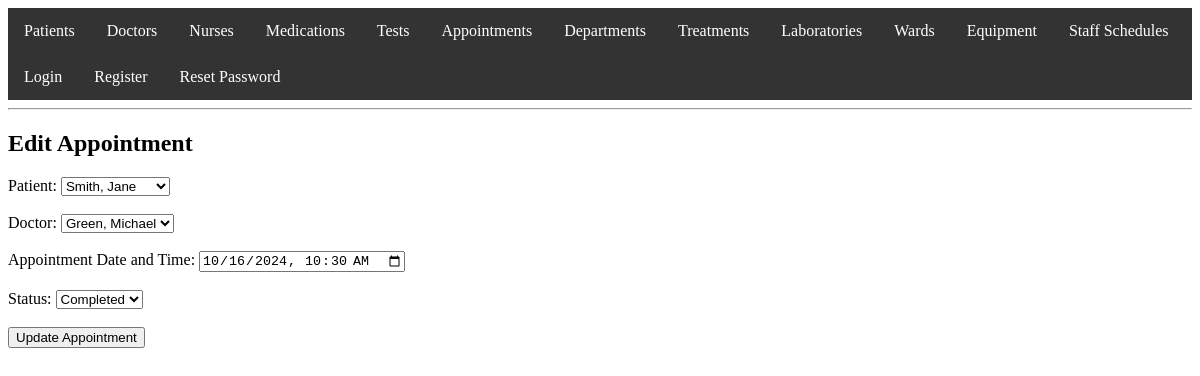
/appointment/edit_appointment_form.php?id=2, run on the app's committed database.
### tables this page shows
CREATE TABLE Appointments (
                              appointment_id INT PRIMARY KEY AUTO_INCREMENT,
                              patient_id INT,
                              doctor_id INT,
                              appointment_date DATETIME,
                              status ENUM('Scheduled', 'Completed', 'Cancelled'),
                              FOREIGN KEY (patient_id) REFERENCES Patients(patient_id) ON DELETE CASCADE,
                              FOREIGN KEY (doctor_id) REFERENCES Doctors(doctor_id) ON DELETE CASCADE
);

CREATE TABLE Patients (
                          patient_id INT PRIMARY KEY AUTO_INCREMENT,
                          user_id INT DEFAULT NULL,
                          first_name VARCHAR(50),
                          last_name VARCHAR(50),
                          birth_date DATE,
                          gender ENUM('Male', 'Female', 'Other'),
                          address TEXT,
                          phone VARCHAR(15),
                          insurance_id INT,
                          FOREIGN KEY (user_id) REFERENCES Users(user_id) ON DELETE SET NULL,
                          FOREIGN KEY (insurance_id) REFERENCES Insurance(insurance_id)
);

CREATE TABLE Doctors (
                         doctor_id INT PRIMARY KEY AUTO_INCREMENT,
                         user_id INT,
                         first_name VARCHAR(50),
                         last_name VARCHAR(50),
                         specialization_id INT,
                         FOREIGN KEY (user_id) REFERENCES Users(user_id) ON DELETE CASCADE,
                         FOREIGN KEY (specialization_id) REFERENCES Specializations(specialization_id)
);

### appointment/edit_appointment_form.php (the view, shortened to what this page needs)
<?php
include '../auth.php';
include '../header.php';
$appointment_id = $_GET['id'];
$stmt = $conn->prepare("
    SELECT a.*, p.first_name AS patient_first_name, p.last_name AS patient_last_name,
           d.first_name AS doctor_first_name, d.last_name AS doctor_last_name
    FROM Appointments a
    JOIN Patients p ON a.patient_id = p.patient_id
    JOIN Doctors d ON a.doctor_id = d.doctor_id
    WHERE a.appointment_id = ?
");
$stmt->bind_param("i", $appointment_id);
$stmt->execute();
$result = $stmt->get_result();
$appointment = $result->fetch_assoc();
$patients_result = $conn->query("SELECT patient_id, first_name, last_name FROM Patients ORDER BY last_name");
$doctors_result = $conn->query("SELECT doctor_id, first_name, last_name FROM Doctors ORDER BY last_name");
?>
<h2>Edit Appointment</h2>
<form action="update_appointment.php" method="post">
    <label for="patient_id">Patient:</label>
    <select name="patient_id" required>
        <?php while ($patient = $patients_result->fetch_assoc()): ?>
            <option value="<?php echo $patient['patient_id']; ?>" <?php if ($patient['patient_id'] == $appointment['patient_id']) echo 'selected'; ?>>
                <?php echo htmlspecialchars($patient['last_name'] . ', ' . $patient['first_name']); ?>
            </option>
        <?php endwhile; ?>
    </select><br><br>
    <label for="doctor_id">Doctor:</label>
    <select name="doctor_id" required>
        <?php while ($doctor = $doctors_result->fetch_assoc()): ?>
            <option value="<?php echo $doctor['doctor_id']; ?>" <?php if ($doctor['doctor_id'] == $appointment['doctor_id']) echo 'selected'; ?>>
                <?php echo htmlspecialchars($doctor['last_name'] . ', ' . $doctor['first_name']); ?>
            </option>
        <?php endwhile; ?>
    </select><br><br>
    <label for="appointment_date">Appointment Date and Time:</label>
    <input type="datetime-local" name="appointment_date" value="<?php echo date('Y-m-d\TH:i', strtotime($appointment['appointment_date'])); ?>" required><br><br>
    <label for="status">Status:</label>
    <select name="status" required>
        <option value="Completed" <?php if ($appointment['status'] == 'Completed') echo 'selected'; ?>>Completed</option>
    </select><br><br>
    <input type="submit" value="Update Appointment">
</form>
<?php
include '../footer.php';
?>

### data on the page
appointments: patient_id "Smith, Jane", doctor_id "Green, Michael", appointment_date "10/16/2024 10:30", status "Completed"
